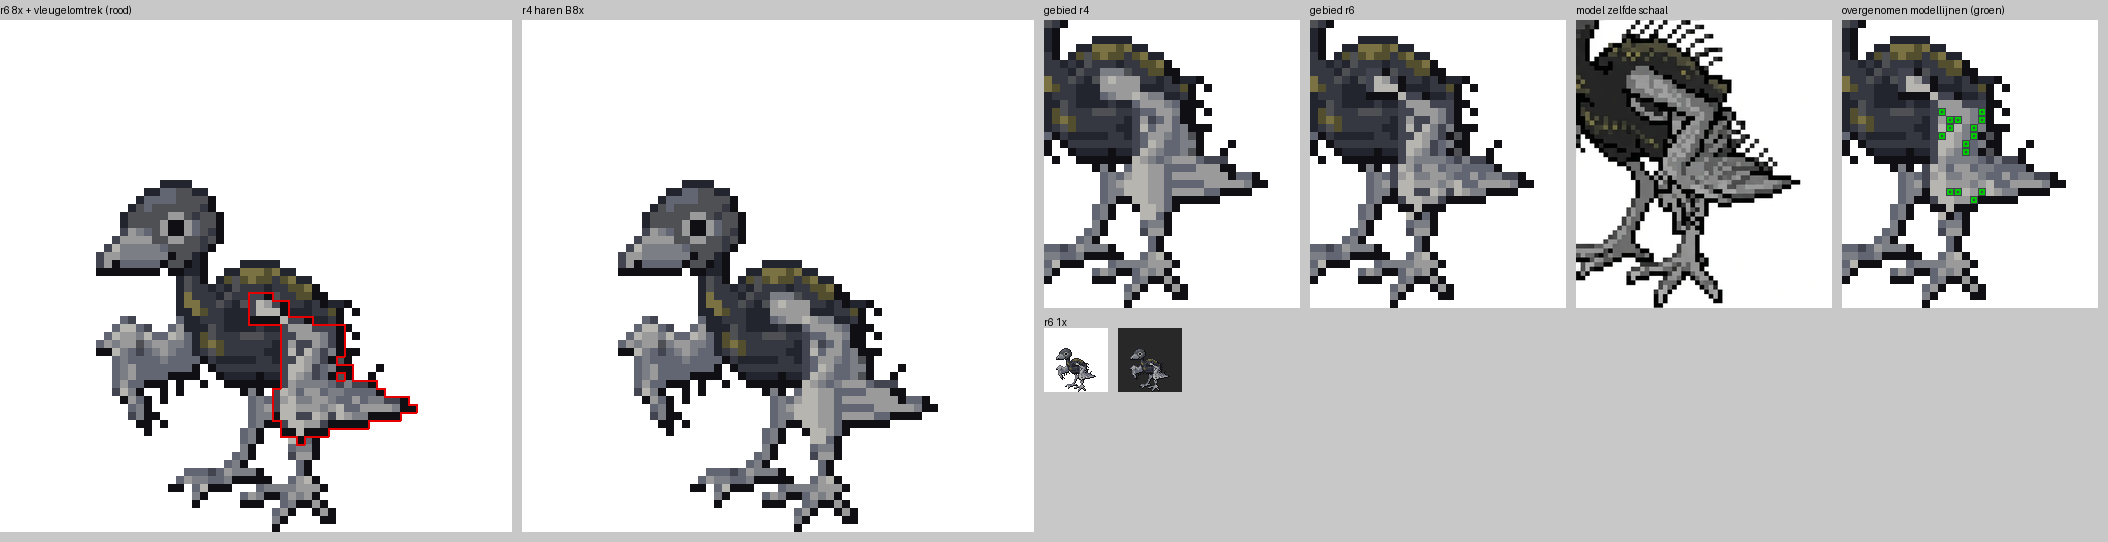

Python code for this plot:
# vel.png: r6 8x met vleugelomtrek (rood) | r4 8x | close-up gebied r4 | r6 | model zelfde schaal | overlay overgenomen modellijnen
import numpy as np
from PIL import Image, ImageDraw
def rgb(fn,z,bg=(255,255,255)):
    im=Image.open(fn).convert('RGBA'); im=im.resize((im.width*z,im.height*z),Image.NEAREST)
    b=Image.new('RGB',im.size,bg); b.paste(im,(0,0),im); return b
r6,r4='kuiken_r6.png','../r4/kuiken_r4_haarB.png'
W=np.load('vleugel.npy'); ML=np.load('modellijn.npy'); a6=np.array(Image.open(r6))
z=8; P=512; box=(24,28,56,64); cw=(box[2]-box[0])*z; ch=(box[3]-box[1])*z
# r6 8x met rode omtrek van de vleugelvorm
A=rgb(r6,z); d=ImageDraw.Draw(A)
for y,x in zip(*np.nonzero(W)):
    for dy,dx,ln in ((-1,0,((0,0),(1,0))),(1,0,((0,1),(1,1))),(0,-1,((0,0),(0,1))),(0,1,((1,0),(1,1)))):
        if not W[y+dy,x+dx]:
            (ax,ay),(bx,by)=ln; d.line(((x+ax)*z,(y+ay)*z,(x+bx)*z,(y+by)*z),fill=(230,0,0),width=2)
# model op dezelfde schaal
mo=Image.open('../../model/fase1_model.png').convert('RGB'); am=np.array(mo).sum(2)<720; ys,xs=np.nonzero(am)
mx0,mx1,my0,my1=xs.min(),xs.max()+1,ys.min(),ys.max()+1
tox=lambda X:mx0+(X-12)*(mx1-mx0)/40; toy=lambda Y:my0+(Y-20)*(my1-my0)/44
M=mo.crop((int(tox(box[0])),int(toy(box[1])),int(tox(box[2])),int(toy(box[3])))).resize((cw,ch),Image.LANCZOS)
# overlay: modellijnpixels (binnen) groen, vleugelbuitenlijn zwart=blauw / donkergrijs=cyaan
O=rgb(r6,z).crop((box[0]*z,box[1]*z,box[2]*z,box[3]*z)); do=ImageDraw.Draw(O)
for y,x in zip(*np.nonzero(ML)):
    do.rectangle(((x-box[0])*z+1,(y-box[1])*z+1,(x-box[0]+1)*z-2,(y-box[1]+1)*z-2),outline=(0,200,0),width=2)
vel=Image.new('RGB',(2*(P+10)+4*(cw+10),P+30),(200,200,200)); dv=ImageDraw.Draw(vel); x=0
for nm,im in (('r6 8x + vleugelomtrek (rood)',A),('r4 haren B 8x',rgb(r4,z))):
    vel.paste(im,(x,20)); dv.text((x,4),nm,fill=0); x+=P+10
for nm,im in (('gebied r4',rgb(r4,z).crop((box[0]*z,box[1]*z,box[2]*z,box[3]*z))),('gebied r6',rgb(r6,z).crop((box[0]*z,box[1]*z,box[2]*z,box[3]*z))),
              ('model zelfde schaal',M),('overgenomen modellijnen (groen)',O)):
    vel.paste(im,(x,20)); dv.text((x,4),nm,fill=0); x+=cw+10
vel.paste(rgb(r6,1),(x-4*(cw+10),20+ch+20)); vel.paste(rgb(r6,1,(40,40,40)),(x-4*(cw+10)+74,20+ch+20)); dv.text((x-4*(cw+10),ch+28),'r6 1x',fill=0)
vel.save('vel.png')
